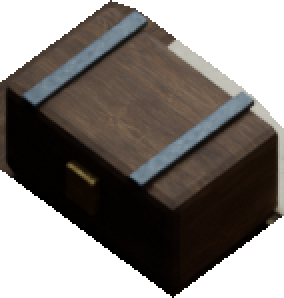
#> input picture RainShadow Shared/Resources/Art/Props/Office/office_v14_loot_office_lockbox.png, 142 x 149 px, given in place of office_shell_noir_atmosphere_v03.png, which was not available (shown 2 times larger)
$ python extract_v03_desk_live_sprites.py
#> lines starting #> are read from the running program, lines starting #| are printed output that depends on the picture
#!/usr/bin/env python3
"""Lift the V03 desk chair off the plate and copy desk occluder pixels.

The approved noir plate paints the detective's chair. A chairless seated
atlas cannot sit *in* that painting, so this script:

- extracts the camera-near desk chair as `office_desk_chair.png`
- inpaints that footprint with neighbouring rug/floor so the plate is chairless
- copies the writing surface and camera-near apron as occluder overlays
  (left on the plate; the copies sort in front of seated Voss)
"""

from __future__ import annotations

import json
from pathlib import Path

import numpy as np
from PIL import Image, ImageDraw, ImageFilter

ROOT = Path(__file__).resolve().parents[2]
BASE = (
    ROOT
    / "ArtSource/Generated/Office/NoirConceptV03/office_shell_noir_atmosphere_v03.png"
)
PROPS = ROOT / "ArtSource/Generated/Office/office_props_v01.json"
OFFICE = ROOT / "RainShadow Shared/Resources/Art/Props/Office"
PLATE_H = 2304
ENV = 0.395
FOCUS = (2048.0, 1152.0)

# Authored (y-up) seat of the camera-near V03 desk chair.
CHAIR_SEAT = (2178.0, 920.0)


def png_xy(authored_x: float, authored_y: float) -> tuple[int, int]:
    return int(round(authored_x)), int(round(PLATE_H - authored_y))


def map_point(x: float, y: float) -> tuple[float, float]:
    return FOCUS[0] + (x - FOCUS[0]) * ENV, FOCUS[1] + (y - FOCUS[1]) * ENV


def inpaint(rgb: np.ndarray, mask: np.ndarray, radius: int = 6, passes: int = 18) -> np.ndarray:
    """Fill mask from unmasked neighbours (iterative mean)."""
    out = rgb.copy()
    work = mask.copy()
    h, w = work.shape
    kernel = np.ones((radius * 2 + 1, radius * 2 + 1), dtype=np.float32)
    for _ in range(passes):
        if not work.any():
            break
        known = (~work).astype(np.float32)
        for c in range(3):
            num = Image.fromarray(out[..., c]).filter(ImageFilter.BoxBlur(radius))
            den = Image.fromarray((known * 255).astype(np.uint8)).filter(
                ImageFilter.BoxBlur(radius)
            )
            den_a = np.maximum(np.asarray(den, dtype=np.float32) / 255.0, 1e-4)
            filled = np.asarray(num, dtype=np.float32) / den_a
            out[..., c] = np.where(work, filled, out[..., c])
        # Shrink the hole from the border.
        eroded = Image.fromarray((work.astype(np.uint8) * 255)).filter(
            ImageFilter.MinFilter(3)
        )
        work = np.asarray(eroded) > 127
    return out.clip(0, 255).astype(np.uint8)


def ellipse_mask(size: tuple[int, int], cx: int, cy: int, rx: int, ry: int) -> np.ndarray:
    yy, xx = np.ogrid[: size[1], : size[0]]
    return ((xx - cx) / max(1, rx)) ** 2 + ((yy - cy) / max(1, ry)) ** 2 <= 1.0


def main() -> None:
    plate = Image.open(BASE).convert("RGB")
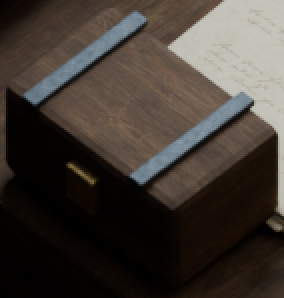
#> plate: PIL image 142x149 RGB (shown 2 times larger); mean R, G, B 65.3, 57.9, 51.9
    rgb = np.asarray(plate, dtype=np.float32)
    sx, sy = png_xy(*CHAIR_SEAT)

    # Chair footprint: tall back + seat, camera-near of the kneehole.
    chair_mask = ellipse_mask(plate.size, sx, sy - 18, 52, 70)
    chair_mask |= ellipse_mask(plate.size, sx - 8, sy + 10, 48, 38)

    chair_rgba = np.zeros((plate.size[1], plate.size[0], 4), dtype=np.uint8)
    chair_rgba[..., :3] = np.asarray(plate)
    chair_rgba[..., 3] = np.where(chair_mask, 255, 0)
#> chair_mask: shape (149, 142) bool; every value is 0
    ys, xs = np.where(chair_mask)
#> ys = empty array; xs = empty array
    pad = 8
    box = (
#> (the run stopped early here; a loop or call above may not have finished)

$ run again, on RainShadow Shared/Resources/Art/Props/Office/office_worn_rug_burgundy.png
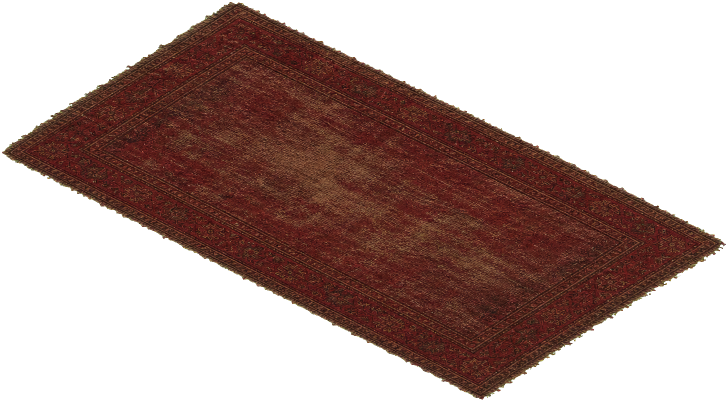
#> input picture RainShadow Shared/Resources/Art/Props/Office/office_worn_rug_burgundy.png, 1456 x 803 px, given in place of office_shell_noir_atmosphere_v03.png, which was not available (shown at 1/2 size)
#> in main, `plate = Image.open(BASE).convert("RGB")`:
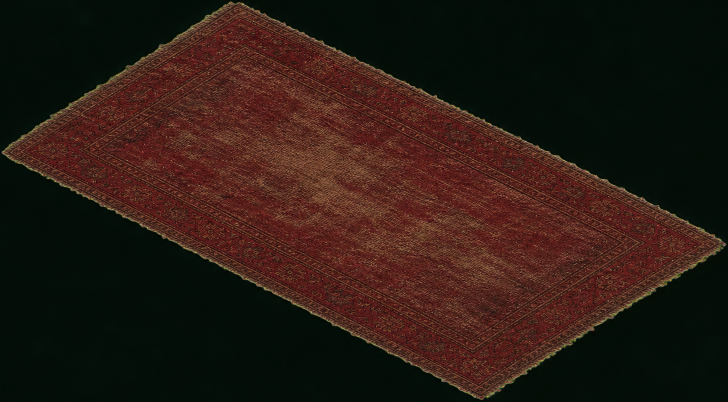
#> plate: PIL image 1456x803 RGB (shown at 1/2 size); mean R, G, B 42.9, 26.9, 19.2
#> chair_mask: shape (803, 1456) bool; every value is 0
